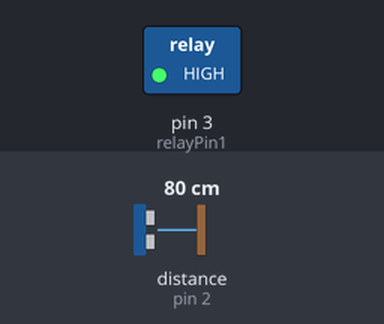
Recording of a sketch running on a simulated Arduino Uno, built with avr-gcc and run on an emulated ATmega328P. Parts: switched loads named in the sketch (green lamp = pin HIGH). Wiring (inferred from the names in the program): ultrasonic range finder: trigger pin 2; echo pin 2. The inputs (shaded band) are chosen by the test bench; at power-on: distance to the obstacle (sensor on pin 2) 80 cm. The echo pulse lasts 58.3 µs per cm; pins used as bus, display or sensor lines are not drawn; what the sketch prints to the serial monitor is not drawn.

Above: at 0.3 s.
Timing chart, 0 to 1.8 s (numbered marks = the images above):
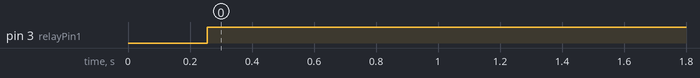

The sketch:

relay_sound.pde
```cpp
 unsigned long echo = 0;

 int ultraSoundSignal = 2; // Ultrasound signal pin
 int relayPin1 = 3;
 int relayPin2 = 4;

 unsigned long ultrasoundValue = 0;
 int val = 0;

 void setup() {
   Serial.begin(9600);
   pinMode(ultraSoundSignal,OUTPUT);
   pinMode(relayPin1, OUTPUT);
   pinMode(relayPin2, OUTPUT);
 }

 unsigned long ping(){
   pinMode(ultraSoundSignal, OUTPUT); // Switch signalpin to output
   digitalWrite(ultraSoundSignal, LOW); // Send low pulse
   delayMicroseconds(2); // Wait for 2 microseconds
   digitalWrite(ultraSoundSignal, HIGH); // Send high pulse
 delayMicroseconds(5); // Wait for 5 microseconds
 digitalWrite(ultraSoundSignal, LOW); // Holdoff
 pinMode(ultraSoundSignal, INPUT); // Switch signalpin to input
 digitalWrite(ultraSoundSignal, HIGH); // Turn on pullup resistor
  echo = pulseIn(ultraSoundSignal, HIGH); //Listen for echo
  ultrasoundValue = (echo / 58.138) * .39; //convert to CM then to inches
 return ultrasoundValue;
 }

 void loop()
 {
 int x = 0;
 x = ping();
  Serial.println(x);
  delay(250); //delay 1/4 seconds.
 digitalWrite(relayPin1, LOW);
digitalWrite(relayPin2, HIGH);
 if (x < 40)
{
 digitalWrite(relayPin1, HIGH);
digitalWrite(relayPin2, LOW);
delay(250);
/*digitalWrite(relayPin1, LOW);
digitalWrite(relayPin2, HIGH);
delay(100);*/
}
 }
```

Measured:
- by itself, pin 3 (relayPin1): LOW → HIGH at 0.26 s
